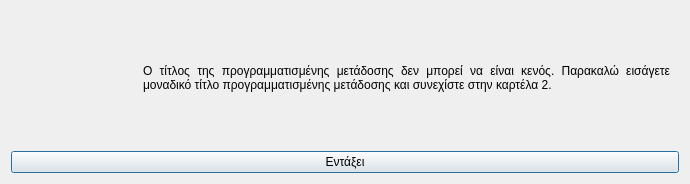
<?xml version="1.0" encoding="UTF-8"?>
<ui version="4.0">
 <class>Dialog</class>
 <widget class="QDialog" name="Dialog">
  <property name="geometry">
   <rect>
    <x>0</x>
    <y>0</y>
    <width>690</width>
    <height>184</height>
   </rect>
  </property>
  <property name="windowTitle">
   <string>Μη αποδεκτός τίτλος προγραμματισμένης μετάδοσης</string>
  </property>
  <property name="windowIcon">
   <iconset resource="../../../../icons.qrc">
    <normaloff>:/rest-windows/assets/images/rest-windows/information.png</normaloff>:/rest-windows/assets/images/rest-windows/information.png</iconset>
  </property>
  <layout class="QGridLayout" name="gridLayout">
   <item row="0" column="0">
    <widget class="QFrame" name="frame">
     <property name="styleSheet">
      <string notr="true">QFrame{border:0px;}</string>
     </property>
     <property name="frameShape">
      <enum>QFrame::StyledPanel</enum>
     </property>
     <property name="frameShadow">
      <enum>QFrame::Raised</enum>
     </property>
     <layout class="QHBoxLayout" name="horizontalLayout">
      <item>
       <widget class="QLabel" name="image_label">
        <property name="maximumSize">
         <size>
          <width>117</width>
          <height>117</height>
         </size>
        </property>
        <property name="text">
         <string/>
        </property>
        <property name="pixmap">
         <pixmap resource="../../../../icons.qrc">:/rest-windows/assets/images/rest-windows/information.png</pixmap>
        </property>
        <property name="scaledContents">
         <bool>true</bool>
        </property>
       </widget>
      </item>
      <item>
       <widget class="QLabel" name="label">
        <property name="text">
         <string>Ο τίτλος της προγραμματισμένης μετάδοσης δεν μπορεί να είναι κενός. Παρακαλώ εισάγετε μοναδικό τίτλο προγραμματισμένης μετάδοσης και συνεχίστε στην καρτέλα 2.</string>
        </property>
        <property name="alignment">
         <set>Qt::AlignJustify|Qt::AlignVCenter</set>
        </property>
        <property name="wordWrap">
         <bool>true</bool>
        </property>
       </widget>
      </item>
     </layout>
    </widget>
   </item>
   <item row="1" column="0">
    <widget class="QPushButton" name="ok">
     <property name="text">
      <string>Εντάξει</string>
     </property>
     <property name="icon">
      <iconset resource="../../../../icons.qrc">
       <normaloff>:/rest-windows/assets/images/rest-windows/ok.png</normaloff>:/rest-windows/assets/images/rest-windows/ok.png</iconset>
     </property>
    </widget>
   </item>
  </layout>
 </widget>
 <tabstops>
  <tabstop>ok</tabstop>
 </tabstops>
 <resources>
  <include location="../../../../icons.qrc"/>
  <include location="../../../../icons.qrc"/>
  <include location="../../../../icons.qrc"/>
  <include location="../../../../icons.qrc"/>
  <include location="../../../../icons.qrc"/>
 </resources>
 <connections/>
</ui>
